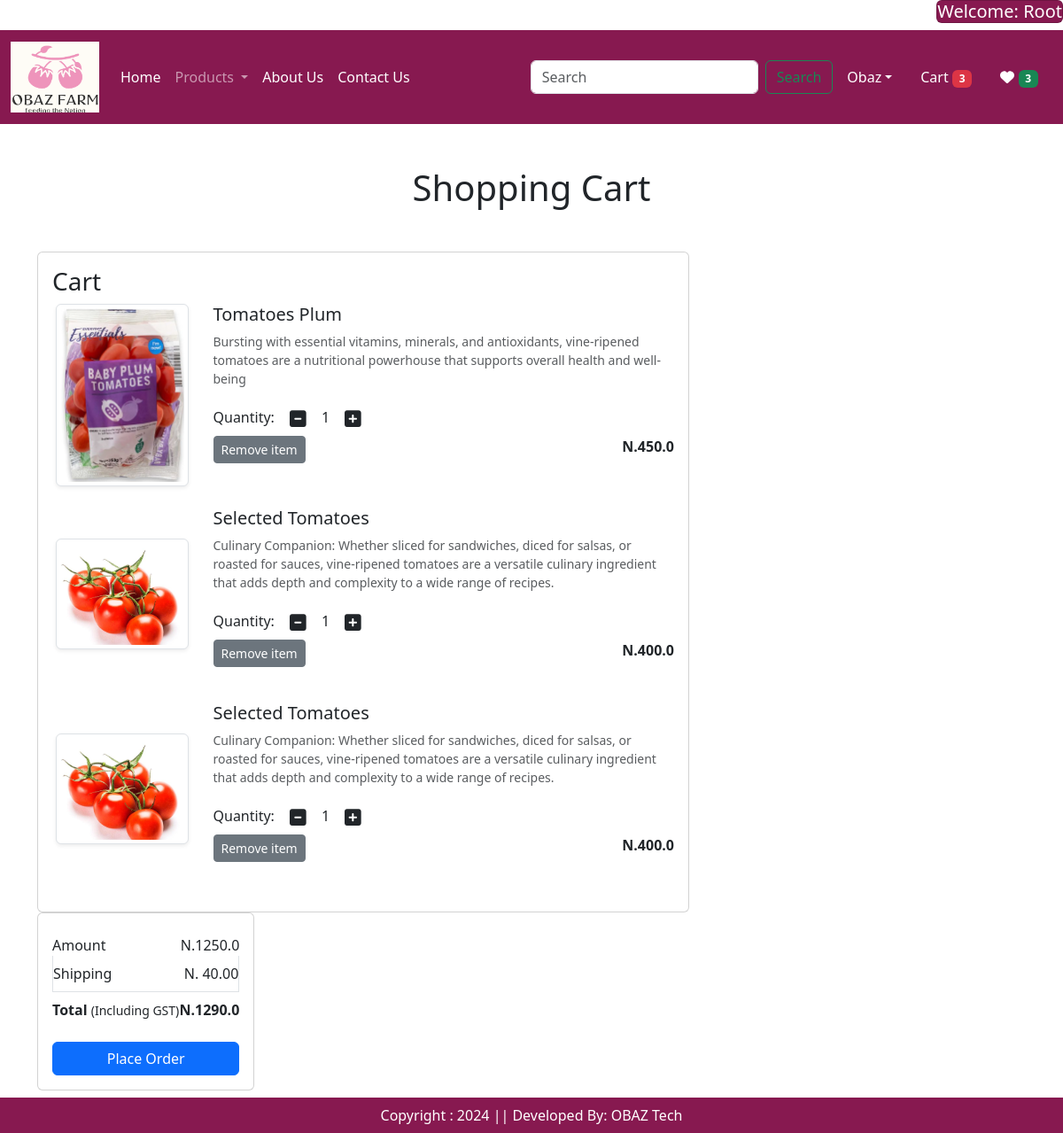
/cart/ (signed in), run on an earlier commit of the app's database.
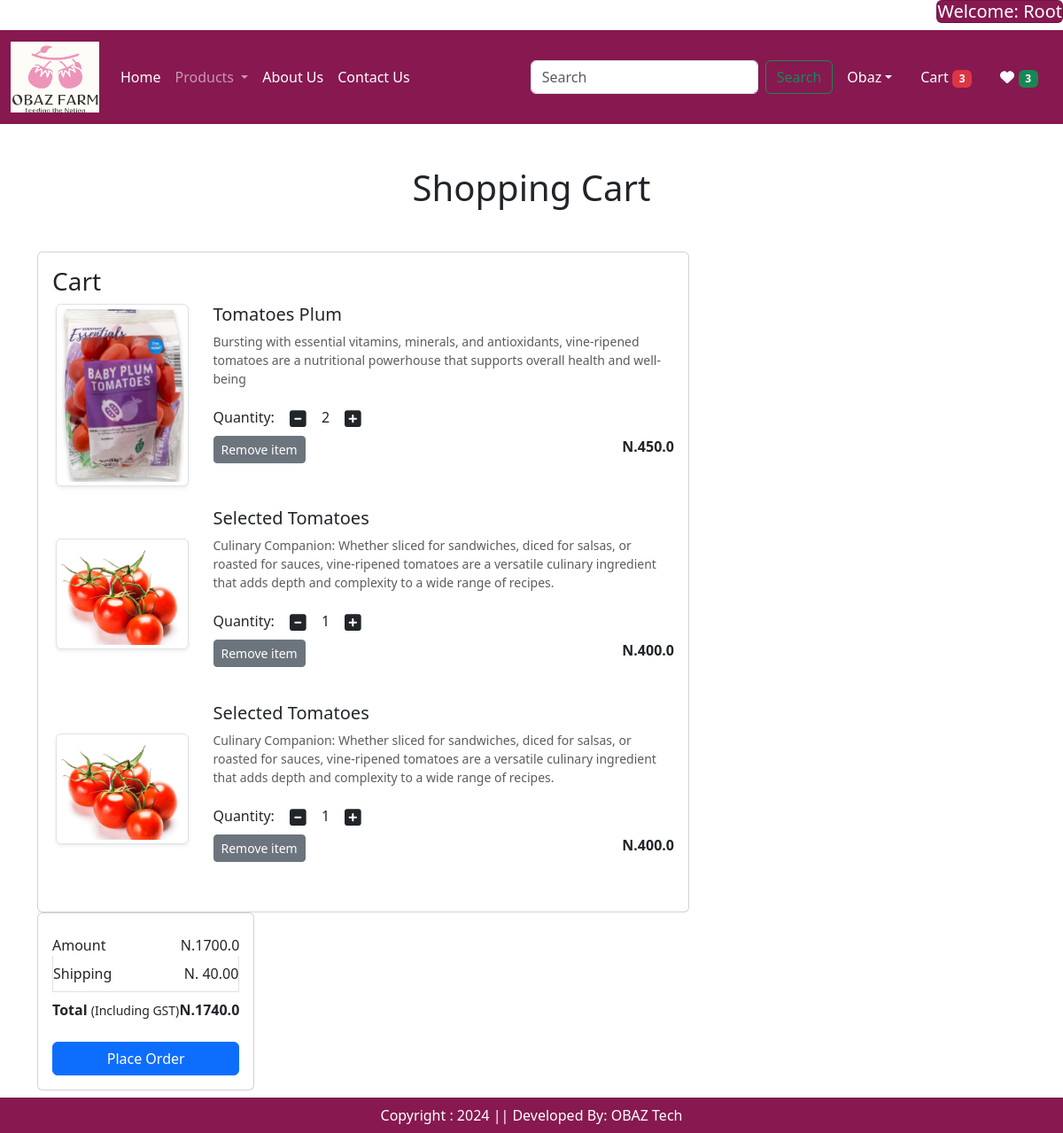
And on a later commit of the database.
### app/models.py (models this page shows, shortened)
class Cart(models.Model):
    user = models.ForeignKey(User, on_delete = models.CASCADE)
    products = models.ForeignKey(Product, on_delete = models.CASCADE)
    quantity = models.PositiveIntegerField(default = 1)

class Product(models.Model):
    title = models.CharField(max_length = 100)
    selling_price = models.FloatField()
    discounted_price = models.FloatField()
    description = models.TextField()
    composition = models.TextField(default = '')
    prodapp = models.TextField(default = '')
    category = models.CharField(choices = CATEGORY_CHOICES, max_length = 2)
    product_image = models.ImageField(upload_to = 'product')

### app/views.py (the view)
# urls.py: path('cart/', views.show_cart, name = 'showcart'),
def show_cart(request):
    totalitem = get_total_cart_items(request)
    wishtotalitem = get_total_wish_items(request)
    user = request.user
    cart = Cart.objects.filter(user = user)
    amount = 0
    for p in cart:
        value = p.quantity * p.products.discounted_price
        amount = amount + value
    totalamount = amount + 40
    return render(request, 'app/addtocart.html', locals())

### app/views.py (called while the page is built)
def get_total_cart_items(request):
    totalitem = 0
    if request.user.is_authenticated:
        totalitem = len(Cart.objects.filter(user = request.user))
    return totalitem

def get_total_wish_items(request):
    wishtotalitem = 0
    if request.user.is_authenticated:
        wishtotalitem = len(Wishlist.objects.filter(user = request.user))
    return wishtotalitem

### app/templates/app/addtocart.html (shortened to what this page needs)
{% extends 'app/base.html' %}
{% load static %}
{% block main-content %}
<div class="container my-5">
<div class = "row">
{% if cart %}
<h1 class="text-center mb-5">Shopping Cart</h1>
<div class = "col-sm-8">
<div class = "card">
<div class = "card-body">
<h3> Cart</h3>
{% for item in cart %}
<div class = "row">
<div class = "col-sm-3 text-center align-self-center"><img src = "{{item.products.product_image.url}}" alt = "" srcset = ""
class = "img-fluid img-thumbnail shadow-sm" height = "150" width = "150"></div>
<div class = "col-sm-9">
<h5>{{item.products.title}}</h5>
<p class = "mb-2 text-muted small">{{item.products.description}}</p>
<div class = "my-3">
<label for = "quantity">Quantity: </label>
<a class = "minus-cart btn" pid = {{item.products.id}}><i class = "fas fa-minus-square fa-lg"></i></a>
<span id = "quantity"> {{item.quantity}}</span>
<a class = "plus-cart btn" pid = {{item.products.id}}><i class = "fas fa-plus-square fa-lg"></i></a>
<div class = "d-flex justify-content-between">
<a href = "#" class = "remove-cart btn btn-sm btn-secondary mr-3" pid = {{item.products.id}}>Remove item</a>
<p class = "mb-0"><span><strong> N.{{item.products.discounted_price}}</strong></span></p>
</div>
</div>
</div>
</div>
<br class = "text-muted">
{% endfor %}
</div>
</div>
<div class = "col-sm-4">
<div class = "card">
<div class = "card-body">
<ul class = "list-group">
<li class = "list-group-item d-flex justify-content-between align-items-center border-0 px-0 pb-0">Amount<span id = "amount">N.{{amount}}</span></li>
<li class = "list-group-item d-flex justify-content-between align-items-center px-0">Shipping<span>N. 40.00</span></li>
<li class = "list-group-item d-flex justify-content-between align-items-center border-0 px-0 mb-3">
<div><strong>Total</strong> <small> (Including GST)</small></div>
<span id = "totalamount"> <strong>N.{{totalamount}}</strong></span>
</li>
</ul>
<div class = "d-grid"><a href = "{% url 'checkout' %}" class="btn btn-primary">Place Order</a></div>
{% else %}
<h1 class = "text-center mb-5">Cart is Empty</h1>
{% endif %}
</div>
</div>
</div>
{% endblock main-content %}

What changed in the data, as far as the page shows it:
changed Cart "Tomatoes Plum": quantity "1" → "2"
Also different on the page:
{{ amount }}: "1250.0" → "1700.0"
{{ totalamount }}: "1290.0" → "1740.0"
